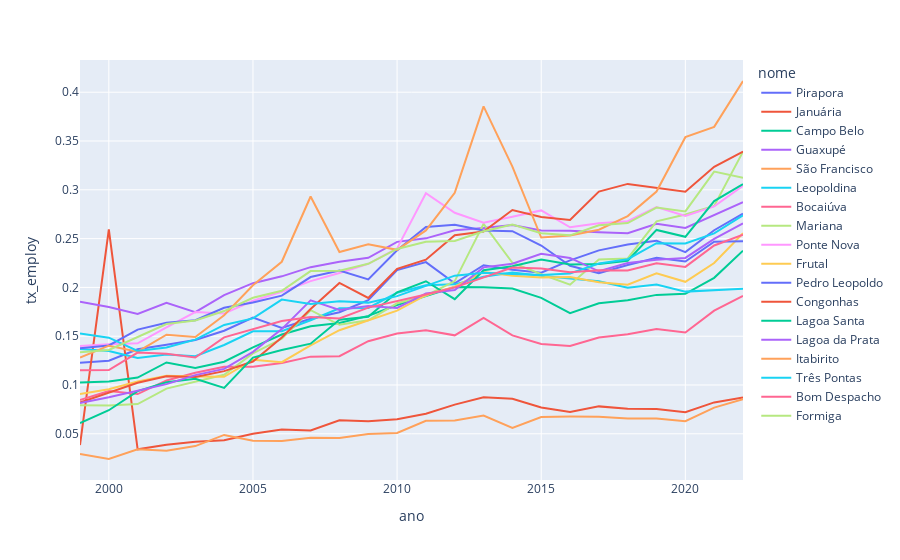

The notebook cell this image was saved under:
### Code cell
fig = px.line(df1, x="ano", y="tx_employ", color='nome')
fig.show()

### Figure 1 — Plotly figure (JSON) as saved in the notebook; plotly's stock layout.template omitted (floating-point values rounded to 4 significant figures)
{"data": [{"hovertemplate": "nome=Pirapora<br>ano=%{x}<br>tx_employ=%{y}<extra></extra>", "legendgroup": "Pirapora", "line": {"color": "#636efa", "dash": "solid"}, "marker": {"symbol": "circle"}, "mode": "lines", "name": "Pirapora", "orientation": "v", "showlegend": true, "type": "scatter", "x": [2022, 2021, 2020, 2019, 2018, 2017, 2016, 2015, 2014, 2013, 2012, 2011, 2010, 2009, 2008, 2007, 2006, 2005, 2004, 2003, 2002, 2001, 2000, 1999], "xaxis": "x", "y": [0.2756, 0.2586, 0.2361, 0.2479, 0.244, 0.2379, 0.2277, 0.2151, 0.218, 0.2227, 0.2042, 0.226, 0.2177, 0.187, 0.1745, 0.1679, 0.1585, 0.1692, 0.1556, 0.146, 0.1412, 0.1366, 0.1249, 0.1228], "yaxis": "y"}, {"hovertemplate": "nome=Januária<br>ano=%{x}<br>tx_employ=%{y}<extra></extra>", "legendgroup": "Januária", "line": {"color": "#EF553B", "dash": "solid"}, "marker": {"symbol": "circle"}, "mode": "lines", "name": "Januária", "orientation": "v", "showlegend": true, "type": "scatter", "x": [2022, 2021, 2020, 2019, 2018, 2017, 2016, 2015, 2014, 2013, 2012, 2011, 2010, 2009, 2008, 2007, 2006, 2005, 2004, 2003, 2002, 2001, 2000, 1999], "xaxis": "x", "y": [0.08727, 0.08217, 0.07219, 0.07536, 0.07566, 0.07811, 0.07234, 0.07696, 0.08596, 0.08748, 0.07992, 0.07057, 0.06489, 0.06286, 0.06394, 0.05339, 0.05436, 0.04999, 0.04334, 0.04191, 0.03873, 0.03409, 0.2596, 0.03851], "yaxis": "y"}, {"hovertemplate": "nome=Campo Belo<br>ano=%{x}<br>tx_employ=%{y}<extra></extra>", "legendgroup": "Campo Belo", "line": {"color": "#00cc96", "dash": "solid"}, "marker": {"symbol": "circle"}, "mode": "lines", "name": "Campo Belo", "orientation": "v", "showlegend": true, "type": "scatter", "x": [2022, 2021, 2020, 2019, 2018, 2017, 2016, 2015, 2014, 2013, 2012, 2011, 2010, 2009, 2008, 2007, 2006, 2005, 2004, 2003, 2002, 2001, 2000, 1999], "xaxis": "x", "y": [0.2376, 0.2098, 0.1934, 0.1924, 0.1867, 0.1838, 0.1736, 0.1893, 0.1989, 0.2002, 0.2003, 0.1911, 0.182, 0.1708, 0.1635, 0.1602, 0.1518, 0.1387, 0.1238, 0.1174, 0.1231, 0.1077, 0.1035, 0.1025], "yaxis": "y"}, {"hovertemplate": "nome=Guaxupé<br>ano=%{x}<br>tx_employ=%{y}<extra></extra>", "legendgroup": "Guaxupé", "line": {"color": "#ab63fa", "dash": "solid"}, "marker": {"symbol": "circle"}, "mode": "lines", "name": "Guaxupé", "orientation": "v", "showlegend": true, "type": "scatter", "x": [2022, 2021, 2020, 2019, 2018, 2017, 2016, 2015, 2014, 2013, 2012, 2011, 2010, 2009, 2008, 2007, 2006, 2005, 2004, 2003, 2002, 2001, 2000, 1999], "xaxis": "x", "y": [0.2873, 0.2741, 0.2609, 0.2652, 0.2556, 0.2566, 0.2581, 0.2584, 0.2638, 0.2608, 0.2586, 0.2503, 0.2467, 0.2303, 0.2263, 0.2207, 0.2114, 0.2043, 0.1922, 0.1746, 0.1842, 0.1727, 0.1798, 0.1853], "yaxis": "y"}, {"hovertemplate": "nome=São Francisco<br>ano=%{x}<br>tx_employ=%{y}<extra></extra>", "legendgroup": "São Francisco", "line": {"color": "#FFA15A", "dash": "solid"}, "marker": {"symbol": "circle"}, "mode": "lines", "name": "São Francisco", "orientation": "v", "showlegend": true, "type": "scatter", "x": [2022, 2021, 2020, 2019, 2018, 2017, 2016, 2015, 2014, 2013, 2012, 2011, 2010, 2009, 2008, 2007, 2006, 2005, 2004, 2003, 2002, 2001, 2000, 1999], "xaxis": "x", "y": [0.08549, 0.07684, 0.06294, 0.06575, 0.06564, 0.06737, 0.06762, 0.06725, 0.05605, 0.06877, 0.06372, 0.06328, 0.05086, 0.04982, 0.04574, 0.0459, 0.04274, 0.04302, 0.04887, 0.03742, 0.03265, 0.03426, 0.02419, 0.02926], "yaxis": "y"}, {"hovertemplate": "nome=Leopoldina<br>ano=%{x}<br>tx_employ=%{y}<extra></extra>", "legendgroup": "Leopoldina", "line": {"color": "#19d3f3", "dash": "solid"}, "marker": {"symbol": "circle"}, "mode": "lines", "name": "Leopoldina", "orientation": "v", "showlegend": true, "type": "scatter", "x": [2022, 2021, 2020, 2019, 2018, 2017, 2016, 2015, 2014, 2013, 2012, 2011, 2010, 2009, 2008, 2007, 2006, 2005, 2004, 2003, 2002, 2001, 2000, 1999], "xaxis": "x", "y": [0.1986, 0.197, 0.1957, 0.2029, 0.1996, 0.2062, 0.2088, 0.2121, 0.2152, 0.2109, 0.2031, 0.2021, 0.1945, 0.179, 0.1786, 0.1664, 0.1552, 0.155, 0.141, 0.1296, 0.1313, 0.1276, 0.1348, 0.137], "yaxis": "y"}, {"hovertemplate": "nome=Bocaiúva<br>ano=%{x}<br>tx_employ=%{y}<extra></extra>", "legendgroup": "Bocaiúva", "line": {"color": "#FF6692", "dash": "solid"}, "marker": {"symbol": "circle"}, "mode": "lines", "name": "Bocaiúva", "orientation": "v", "showlegend": true, "type": "scatter", "x": [2022, 2021, 2020, 2019, 2018, 2017, 2016, 2015, 2014, 2013, 2012, 2011, 2010, 2009, 2008, 2007, 2006, 2005, 2004, 2003, 2002, 2001, 2000, 1999], "xaxis": "x", "y": [0.1913, 0.1761, 0.1539, 0.1573, 0.1521, 0.1487, 0.14, 0.142, 0.1508, 0.1688, 0.1509, 0.1561, 0.1528, 0.1449, 0.1295, 0.1291, 0.1225, 0.1188, 0.1186, 0.1126, 0.1047, 0.09071, 0.09386, 0.0847], "yaxis": "y"}, {"hovertemplate": "nome=Mariana<br>ano=%{x}<br>tx_employ=%{y}<extra></extra>", "legendgroup": "Mariana", "line": {"color": "#B6E880", "dash": "solid"}, "marker": {"symbol": "circle"}, "mode": "lines", "name": "Mariana", "orientation": "v", "showlegend": true, "type": "scatter", "x": [2022, 2021, 2020, 2019, 2018, 2017, 2016, 2015, 2014, 2013, 2012, 2011, 2010, 2009, 2008, 2007, 2006, 2005, 2004, 2003, 2002, 2001, 2000, 1999], "xaxis": "x", "y": [0.339, 0.2835, 0.2746, 0.2677, 0.2297, 0.2287, 0.2028, 0.2135, 0.2253, 0.2651, 0.2065, 0.1915, 0.1837, 0.1664, 0.1617, 0.1767, 0.1474, 0.1323, 0.1104, 0.1035, 0.09628, 0.08043, 0.07889, 0.07928], "yaxis": "y"}, {"hovertemplate": "nome=Ponte Nova<br>ano=%{x}<br>tx_employ=%{y}<extra></extra>", "legendgroup": "Ponte Nova", "line": {"color": "#FF97FF", "dash": "solid"}, "marker": {"symbol": "circle"}, "mode": "lines", "name": "Ponte Nova", "orientation": "v", "showlegend": true, "type": "scatter", "x": [2022, 2021, 2020, 2019, 2018, 2017, 2016, 2015, 2014, 2013, 2012, 2011, 2010, 2009, 2008, 2007, 2006, 2005, 2004, 2003, 2002, 2001, 2000, 1999], "xaxis": "x", "y": [0.3042, 0.283, 0.2733, 0.2823, 0.2679, 0.2658, 0.2616, 0.2789, 0.2724, 0.2664, 0.2765, 0.2965, 0.24, 0.2242, 0.2147, 0.2064, 0.1956, 0.1863, 0.1732, 0.1747, 0.1591, 0.1428, 0.1419, 0.1399], "yaxis": "y"}, {"hovertemplate": "nome=Frutal<br>ano=%{x}<br>tx_employ=%{y}<extra></extra>", "legendgroup": "Frutal", "line": {"color": "#FECB52", "dash": "solid"}, "marker": {"symbol": "circle"}, "mode": "lines", "name": "Frutal", "orientation": "v", "showlegend": true, "type": "scatter", "x": [2022, 2021, 2020, 2019, 2018, 2017, 2016, 2015, 2014, 2013, 2012, 2011, 2010, 2009, 2008, 2007, 2006, 2005, 2004, 2003, 2002, 2001, 2000, 1999], "xaxis": "x", "y": [0.2555, 0.225, 0.2058, 0.2146, 0.2027, 0.2053, 0.2107, 0.2101, 0.2119, 0.2157, 0.2008, 0.192, 0.1762, 0.1662, 0.1561, 0.1405, 0.1234, 0.1259, 0.1084, 0.1087, 0.1095, 0.1036, 0.09561, 0.0907], "yaxis": "y"}, {"hovertemplate": "nome=Pedro Leopoldo<br>ano=%{x}<br>tx_employ=%{y}<extra></extra>", "legendgroup": "Pedro Leopoldo", "line": {"color": "#636efa", "dash": "solid"}, "marker": {"symbol": "circle"}, "mode": "lines", "name": "Pedro Leopoldo", "orientation": "v", "showlegend": true, "type": "scatter", "x": [2022, 2021, 2020, 2019, 2018, 2017, 2016, 2015, 2014, 2013, 2012, 2011, 2010, 2009, 2008, 2007, 2006, 2005, 2004, 2003, 2002, 2001, 2000, 1999], "xaxis": "x", "y": [0.2473, 0.2468, 0.2265, 0.2305, 0.223, 0.2144, 0.2222, 0.2429, 0.2577, 0.2583, 0.2641, 0.262, 0.238, 0.2082, 0.2173, 0.2106, 0.1916, 0.1846, 0.1791, 0.1664, 0.1638, 0.1568, 0.1405, 0.1377], "yaxis": "y"}, {"hovertemplate": "nome=Congonhas<br>ano=%{x}<br>tx_employ=%{y}<extra></extra>", "legendgroup": "Congonhas", "line": {"color": "#EF553B", "dash": "solid"}, "marker": {"symbol": "circle"}, "mode": "lines", "name": "Congonhas", "orientation": "v", "showlegend": true, "type": "scatter", "x": [2022, 2021, 2020, 2019, 2018, 2017, 2016, 2015, 2014, 2013, 2012, 2011, 2010, 2009, 2008, 2007, 2006, 2005, 2004, 2003, 2002, 2001, 2000, 1999], "xaxis": "x", "y": [0.3392, 0.3236, 0.2981, 0.302, 0.3061, 0.2982, 0.2692, 0.2721, 0.2793, 0.2573, 0.2534, 0.2284, 0.219, 0.1892, 0.2046, 0.178, 0.1486, 0.124, 0.1142, 0.1082, 0.1089, 0.1024, 0.09232, 0.0821], "yaxis": "y"}, {"hovertemplate": "nome=Lagoa Santa<br>ano=%{x}<br>tx_employ=%{y}<extra></extra>", "legendgroup": "Lagoa Santa", "line": {"color": "#00cc96", "dash": "solid"}, "marker": {"symbol": "circle"}, "mode": "lines", "name": "Lagoa Santa", "orientation": "v", "showlegend": true, "type": "scatter", "x": [2022, 2021, 2020, 2019, 2018, 2017, 2016, 2015, 2014, 2013, 2012, 2011, 2010, 2009, 2008, 2007, 2006, 2005, 2004, 2003, 2002, 2001, 2000, 1999], "xaxis": "x", "y": [0.3058, 0.2884, 0.2518, 0.2589, 0.2274, 0.2241, 0.2234, 0.2285, 0.2218, 0.2175, 0.188, 0.2063, 0.195, 0.1699, 0.1669, 0.1424, 0.1359, 0.1281, 0.097, 0.1064, 0.1028, 0.09378, 0.07416, 0.06108], "yaxis": "y"}, {"hovertemplate": "nome=Lagoa da Prata<br>ano=%{x}<br>tx_employ=%{y}<extra></extra>", "legendgroup": "Lagoa da Prata", "line": {"color": "#ab63fa", "dash": "solid"}, "marker": {"symbol": "circle"}, "mode": "lines", "name": "Lagoa da Prata", "orientation": "v", "showlegend": true, "type": "scatter", "x": [2022, 2021, 2020, 2019, 2018, 2017, 2016, 2015, 2014, 2013, 2012, 2011, 2010, 2009, 2008, 2007, 2006, 2005, 2004, 2003, 2002, 2001, 2000, 1999], "xaxis": "x", "y": [0.2655, 0.2498, 0.2302, 0.2283, 0.2249, 0.2165, 0.2302, 0.2345, 0.2243, 0.2206, 0.1973, 0.1939, 0.179, 0.1811, 0.1769, 0.1867, 0.1573, 0.134, 0.1165, 0.1101, 0.1009, 0.09418, 0.08752, 0.08162], "yaxis": "y"}, {"hovertemplate": "nome=Itabirito<br>ano=%{x}<br>tx_employ=%{y}<extra></extra>", "legendgroup": "Itabirito", "line": {"color": "#FFA15A", "dash": "solid"}, "marker": {"symbol": "circle"}, "mode": "lines", "name": "Itabirito", "orientation": "v", "showlegend": true, "type": "scatter", "x": [2022, 2021, 2020, 2019, 2018, 2017, 2016, 2015, 2014, 2013, 2012, 2011, 2010, 2009, 2008, 2007, 2006, 2005, 2004, 2003, 2002, 2001, 2000, 1999], "xaxis": "x", "y": [0.4115, 0.3645, 0.3539, 0.2982, 0.2731, 0.2591, 0.2532, 0.2511, 0.3239, 0.3854, 0.2969, 0.2584, 0.2385, 0.2441, 0.2363, 0.2931, 0.2263, 0.2022, 0.1715, 0.1492, 0.1516, 0.1341, 0.1403, 0.1282], "yaxis": "y"}, {"hovertemplate": "nome=Três Pontas<br>ano=%{x}<br>tx_employ=%{y}<extra></extra>", "legendgroup": "Três Pontas", "line": {"color": "#19d3f3", "dash": "solid"}, "marker": {"symbol": "circle"}, "mode": "lines", "name": "Três Pontas", "orientation": "v", "showlegend": true, "type": "scatter", "x": [2022, 2021, 2020, 2019, 2018, 2017, 2016, 2015, 2014, 2013, 2012, 2011, 2010, 2009, 2008, 2007, 2006, 2005, 2004, 2003, 2002, 2001, 2000, 1999], "xaxis": "x", "y": [0.2738, 0.2553, 0.2451, 0.2453, 0.2289, 0.2246, 0.2143, 0.2127, 0.2137, 0.2149, 0.2121, 0.2013, 0.191, 0.1844, 0.1858, 0.1829, 0.1875, 0.1682, 0.1616, 0.1465, 0.1384, 0.1349, 0.1485, 0.1529], "yaxis": "y"}, {"hovertemplate": "nome=Bom Despacho<br>ano=%{x}<br>tx_employ=%{y}<extra></extra>", "legendgroup": "Bom Despacho", "line": {"color": "#FF6692", "dash": "solid"}, "marker": {"symbol": "circle"}, "mode": "lines", "name": "Bom Despacho", "orientation": "v", "showlegend": true, "type": "scatter", "x": [2022, 2021, 2020, 2019, 2018, 2017, 2016, 2015, 2014, 2013, 2012, 2011, 2010, 2009, 2008, 2007, 2006, 2005, 2004, 2003, 2002, 2001, 2000, 1999], "xaxis": "x", "y": [0.2541, 0.243, 0.221, 0.2247, 0.2173, 0.2175, 0.2154, 0.2193, 0.2203, 0.2101, 0.2, 0.1928, 0.1863, 0.1793, 0.1681, 0.1697, 0.1656, 0.1569, 0.1488, 0.1282, 0.132, 0.1332, 0.1153, 0.1151], "yaxis": "y"}, {"hovertemplate": "nome=Formiga<br>ano=%{x}<br>tx_employ=%{y}<extra></extra>", "legendgroup": "Formiga", "line": {"color": "#B6E880", "dash": "solid"}, "marker": {"symbol": "circle"}, "mode": "lines", "name": "Formiga", "orientation": "v", "showlegend": true, "type": "scatter", "x": [2022, 2021, 2020, 2019, 2018, 2017, 2016, 2015, 2014, 2013, 2012, 2011, 2010, 2009, 2008, 2007, 2006, 2005, 2004, 2003, 2002, 2001, 2000, 1999], "xaxis": "x", "y": [0.3124, 0.3186, 0.2778, 0.2818, 0.2659, 0.2636, 0.2533, 0.2554, 0.2644, 0.2576, 0.2476, 0.2468, 0.2394, 0.2242, 0.2171, 0.2167, 0.1965, 0.1894, 0.1758, 0.1661, 0.1625, 0.1494, 0.136, 0.1337], "yaxis": "y"}], "layout": {"legend": {"title": {"text": "nome"}, "tracegroupgap": 0}, "margin": {"t": 60}, "xaxis": {"anchor": "y", "domain": [0, 1], "title": {"text": "ano"}}, "yaxis": {"anchor": "x", "domain": [0, 1], "title": {"text": "tx_employ"}}}}
